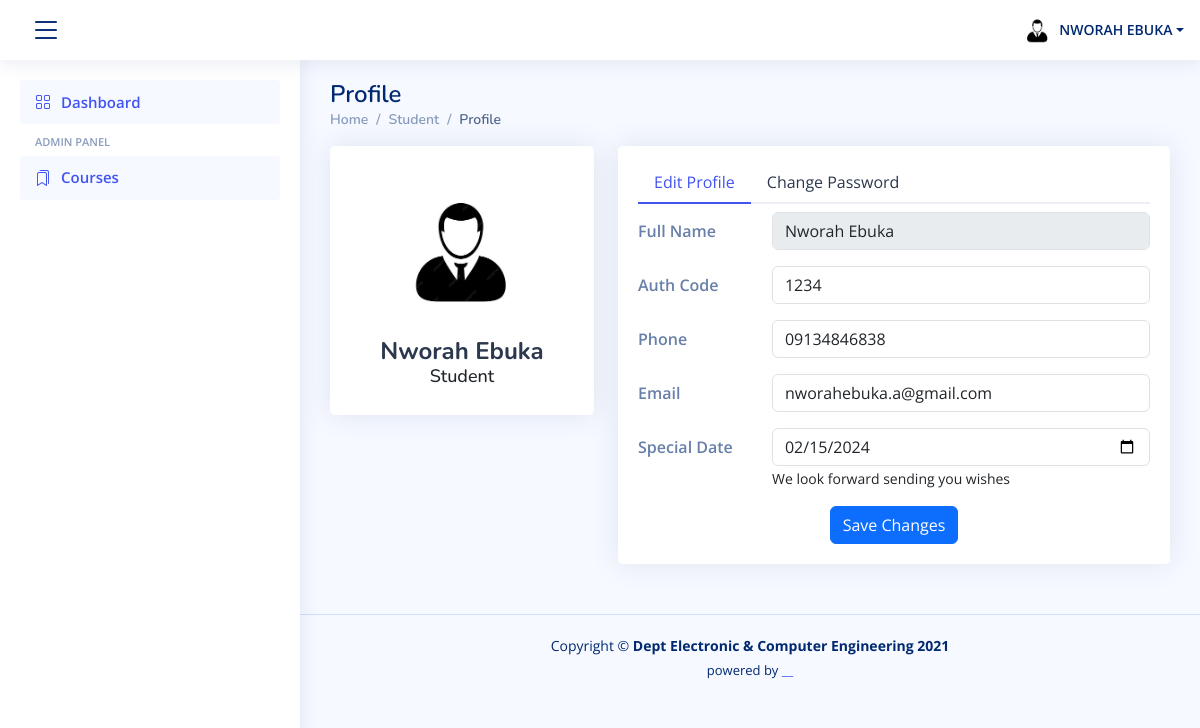
The page /setting/ (signed in) on the database its author committed.
### students/models.py (models this page shows, shortened)
class Student(models.Model):
    reg_number = models.CharField(unique=True, verbose_name='Registration Number', max_length =10)
    first_name = models.CharField(max_length=50, verbose_name='First Name')
    last_name = models.CharField(max_length=50, verbose_name = 'Last Name')
    SEX_CHOICES = [
        ('M', 'Male'),
        ('F', 'Female'),
    ]
    sex = models.CharField(max_length=1, choices=SEX_CHOICES)
    birth_date = models.DateField(verbose_name = 'Date of Birth', null=True, blank=True)
    auth_code = models.CharField(max_length=20, verbose_name= 'Auth Code', null=True, blank=True)
    phone = models.CharField(max_length=20, verbose_name='Phone',  null=True, blank=True)
    admin = models.CharField(max_length=20, verbose_name='Admin', default='False', null=True, blank=True)
    class Meta:
        verbose_name = 'Student'
        verbose_name_plural = 'Students'

### students/views.py (the view)
# urls.py: path('setting/', views.userSetting, name='setting'),
@login_required()
def userSetting(request):
    student = Student.objects.get(reg_number=request.user)
    sex = {'M':'male'}.get(student.sex)
    return render(request, template_name='setting.html', context={'sex':sex, 'student':student})

### templates/setting.html (shortened to what this page needs)
{% extends "partials/base.html" %}
{% load static %}
{% block content %}
 <main id="main" class="main">
    <div class="pagetitle">
      <h1>Profile</h1>
      <nav>
        <ol class="breadcrumb">
          <li class="breadcrumb-item"><a href="index.html">Home</a></li>
          <li class="breadcrumb-item">Student</li>
          <li class="breadcrumb-item active">Profile</li>
        </ol>
      </nav>
    </div>
    <section class="section profile">
      <div class="row">
        <div class="col-xl-4">
          <div class="card">
            <div class="card-body profile-card pt-4 d-flex flex-column align-items-center">
              {% if sex %}
              <img src="{% static 'assets/img/male.jpg' %}" alt="Profile" class="rounded-circle">
              {% else %}
              <img src="{% static 'assets/img/female.jpg' %}" alt="Profile" class="rounded-circle">
              {%endif%}
              <h2> {{request.user.first_name|title}} {{request.user.last_name|title}} </h2>
              <h3>Student</h3>
            </div>
          </div>
        </div>
        <div class="col-xl-8">
          <div class="card">
            <div class="card-body pt-3">
              <ul class="nav nav-tabs nav-tabs-bordered">
                <li class="nav-item">
                  <button class="nav-link active" data-bs-toggle="tab" data-bs-target="#profile-edit">Edit Profile</button>
                </li>
                <li class="nav-item">
                  <button class="nav-link" data-bs-toggle="tab" data-bs-target="#profile-change-password">Change Password</button>
                </li>
              </ul>
              <div class="tab-content pt-2">
                <div class="tab-pane fade show active profile-edit" id="profile-edit">
                  <form method='POST'  action="{% url 'eprofile'%}">
                    <div class="row mb-3">
                      <label for="fullName" class="col-md-4 col-lg-3 col-form-label">Full Name</label>
                      <div class="col-md-8 col-lg-9">
                        <input name="fullname" type="text" class="form-control small" id="fullName" disabled value="{{request.user.first_name|title}} {{request.user.last_name|title}}">
                      </div>
                    </div>
                    <div class="row mb-3">
                      <label for="fullName" class="col-md-4 col-lg-3 col-form-label">Auth Code</label>
                      <div class="col-md-8 col-lg-9">
                        <input name="authcode" type="text" class="form-control small" id="fullName" maxlength=4, placeholder="4-digit code"minlength=4 required value="{{student.auth_code|default:''}}">
                      </div>
                    </div>
                    <div class="row mb-3">
                      <label for="phone" class="col-md-4 col-lg-3 col-form-label">Phone</label>
                      <div class="col-md-8 col-lg-9">
                        <input required name="phone" type="number" maxlength=11 minlength=11 class="form-control small"  placeholder="080123***" id="Phone" value="{{student.phone|default:''}}">
                      </div>
                    </div>
                    <div class="row mb-3">
                      <label for="email" class="col-md-4 col-lg-3 col-form-label">Email</label>
                      <div class="col-md-8 col-lg-9">
                        <input required name="email" type="email" class="form-control" id="Email" value={{request.user.email}}>
                      </div>
                    </div>
                  <div class="row mb-3">
                    <label for="Email" class="col-md-4 col-lg-3 col-form-label">Special Date</label>
                    <div class="col-md-8 col-lg-9">
                      <input required name="bdate" type="date" class="form-control" required id="date" value="{{student.birth_date|date:'Y-m-d'|default:'null'}}">
                      <span class="small">We look forward sending you wishes</span>
                    </div>
                  </div>
                    <div class="text-center">
                      <button type="submit" class="btn btn-primary">Save Changes</button>
                    </div>
                  </form>
                </div>
              </div>
            </div>
          </div>
        </div>
      </div>
    </section>
  </main>
  {% endblock %}

### templates/partials/base.html (shortened to what this page needs)
{% load static %}
<!DOCTYPE html>
<html lang="en">
<head>
  <link href="{% static 'assets/vendor/bootstrap/css/bootstrap.min.css' %}" rel="stylesheet">
  <link href="{% static 'assets/vendor/bootstrap-icons/bootstrap-icons.css' %}" rel="stylesheet">
  <link href="{% static 'assets/css/style.css' %}" rel="stylesheet">
</head>
<body>
  <header id="header" class="header fixed-top d-flex align-items-center">
    <div class="d-flex align-items-center justify-content-between">
      <i class="bi bi-list toggle-sidebar-btn"></i>
    </div>
    <nav class="header-nav ms-auto">
      <ul class="d-flex align-items-center">
        {% if request.user.is_authenticated %}
        <li class="nav-item dropdown pe-3">
          <a class="nav-link nav-profile d-flex align-items-center pe-0" href="#" data-bs-toggle="dropdown">
            {% if sex %}
            <img src="{% static 'assets/img/male.jpg' %}" alt="Profile" class="rounded-circle">
            {% else %}
            <img src="{% static 'assets/img/female.jpg' %}" alt="Profile" class="rounded-circle">
            {%endif%}
            <span class="d-md-block dropdown-toggle ps-2">{{request.user.first_name|upper }} {{request.user.last_name|upper}}</span>
          </a>
        </li>
      </ul>
      {% else %}
      <div class="d-flex align-items-center ">
        <div class="logo  text-center">
          <span class=" d-lg-block " style="padding-left:20px"><a href="{%url 'login'%}">Login</a></span>
        </div>
      </div>
      {%endif%}
    </nav>
  </header>
  <aside id="sidebar" class="sidebar">
    <ul class="sidebar-nav" id="sidebar-nav">
      <li class="nav-item">
        <a class="nav-link " href="{% url 'dashboard' %}">
          <i class="bi bi-grid"></i>
          <span>Dashboard</span>
        </a>
      </li>
      <li class="nav-heading">Admin panel</li>
      <li class="nav-item">
        <a class="nav-link " href="{% url 'course_list' %}">
          <i class="bi bi-bookmarks"></i>
          <span>Courses</span>
        </a>
      </li>
    </ul>
  </aside>
      <div id='content'>
        {% block content %}
        {%endblock%}
      </div>
  <footer id="footer" class="footer">
    <div class="copyright">
      Copyright &copy; <strong><span>Dept Electronic &amp; Computer Engineering 2021
      </span></strong>
    </div>
    <div class="credits">
   powered by <a href="#">__</a>
    </div>
  </footer>
</body>
</html>

### static/assets/css/style.css (style rules this page uses)
:root { scroll-behavior: smooth; }
body { font-family: "Open Sans", sans-serif; background: #f6f9ff; color: #444444; }
a { color: #4154f1; text-decoration: none; }
h1, h2, h3, h4, h5, h6 { font-family: "Nunito", sans-serif; }
#main { margin-top: 60px; padding: 20px 30px; transition: all 0.3s; }
.pagetitle { margin-bottom: 10px; }
.pagetitle h1 { font-size: 24px; margin-bottom: 0; font-weight: 600; color: #012970; }
.card { margin-bottom: 30px; border: none; border-radius: 5px; box-shadow: 0px 0 30px rgba(1, 41, 112, 0.1); }
.card-body { padding: 0 20px 20px 20px; }
.breadcrumb { font-size: 14px; font-family: "Nunito", sans-serif; color: #899bbd; font-weight: 600; }
.breadcrumb a { color: #899bbd; transition: 0.3s; }
.breadcrumb .breadcrumb-item::before { color: #899bbd; }
.breadcrumb .active { color: #51678f; font-weight: 600; }
.nav-tabs-bordered { border-bottom: 2px solid #ebeef4; }
.nav-tabs-bordered .nav-link { margin-bottom: -2px; border: none; color: #2c384e; }
.nav-tabs-bordered .nav-link.active { background-color: #fff; color: #4154f1; border-bottom: 2px solid #4154f1; }
.header { transition: all 0.5s; z-index: 997; height: 60px; box-shadow: 0px 2px 20px rgba(1, 41, 112, 0.1); background-color: #fff; padding-left: 20px; }
.header .toggle-sidebar-btn { font-size: 32px; padding-left: 10px; cursor: pointer; color: #012970; }
.header-nav ul { list-style: none; }
.header-nav>ul { margin: 0; padding: 0; }
.header-nav .nav-profile { color: #012970; }
.header-nav .nav-profile img { max-height: 36px; }
.header-nav .nav-profile span { font-size: 14px; font-weight: 600; }
.sidebar { position: fixed; top: 60px; left: 0; bottom: 0; width: 300px; z-index: 996; transition: all 0.3s; padding: 20px; overflow-y: auto; scrollbar-width: thin; scrollbar-color: #aab7cf transparent; box-shadow: 0px 0px 20px rgba(1, 41, 112, 0.1); background-color: #fff; }
@media (min-width: 1200px) { #main, #footer { margin-left: 300px; } }
.sidebar-nav { padding: 0; margin: 0; list-style: none; }
.sidebar-nav li { padding: 0; margin: 0; list-style: none; }
.sidebar-nav .nav-item { margin-bottom: 5px; }
.sidebar-nav .nav-heading { font-size: 11px; text-transform: uppercase; color: #899bbd; font-weight: 600; margin: 10px 0 5px 15px; }
.sidebar-nav .nav-link { display: flex; align-items: center; font-size: 15px; font-weight: 600; color: #4154f1; transition: 0.3; background: #f6f9ff; padding: 10px 15px; border-radius: 4px; }
.sidebar-nav .nav-link i { font-size: 16px; margin-right: 10px; color: #4154f1; }
.profile .profile-card img { max-width: 120px; }
.profile .profile-card h2 { font-size: 24px; font-weight: 700; color: #2c384e; margin: 10px 0 0 0; }
.profile .profile-card h3 { font-size: 18px; }
.profile .profile-edit label { font-weight: 600; color: rgba(1, 41, 112, 0.6); }
.footer { padding: 20px 0; font-size: 14px; transition: all 0.3s; border-top: 1px solid #cddfff; }
.footer .copyright { text-align: center; color: #012970; }
.footer .credits { padding-top: 5px; text-align: center; font-size: 13px; color: #012970; }

### rows shown on the page
Student: authcode "1234", phone "09134846838", bdate "02/15/2024"

### other values the page prints
{{ request.user.first_name|upper }} "NWORAH"
{{ request.user.last_name|upper }} "EBUKA"
{{ request.user.first_name|title }} "Nworah"
{{ request.user.last_name|title }} "Ebuka"
